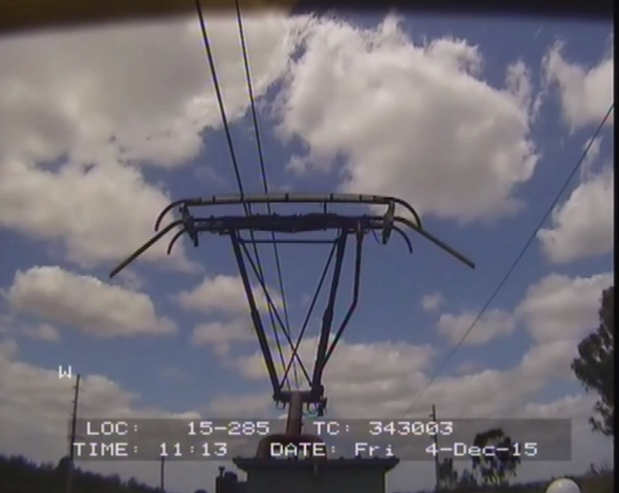
#> input picture Panto.png, 1237 x 986 px (shown at 1/2 size)
$ jupyter execute --allow-errors week3eek.ipynb
#> lines starting #> are read from the running program, lines starting #| are printed output that depends on the picture
[cell 1]
import cv2
image = cv2.imread('Panto.png')
#> image is the input picture: shape (986, 1237, 3); mean B, G, R 119.5, 110.4, 113.8
image_rgb = cv2.cvtColor(image, cv2.COLOR_BGR2RGB)

[cell 2]
import matplotlib.pyplot as plt
plt.imshow(image_rgb)

[cell 3]
gray_image = cv2.cvtColor(image, cv2.COLOR_BGR2GRAY)
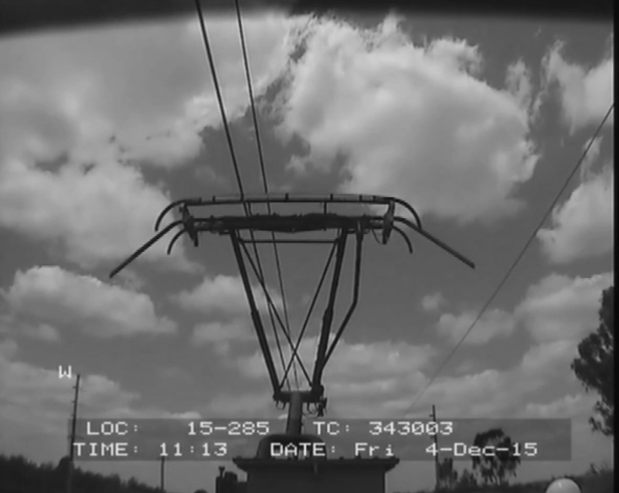
#> gray_image: shape (986, 1237) (shown at 1/2 size); min 6, max 234, mean 112.5
plt.imshow(gray_image, cmap='gray')

## Gray -> Gaussian Blur

[cell 4]
gaussian_blur_image = cv2.GaussianBlur(gray_image, (3, 3), 3)
plt.imshow(gaussian_blur_image, cmap='gray')

## Trying a column as a signal

[cell 5]
gray_image.shape
#> Out = (986, 1237)

[cell 6]
plt.figure(figsize=(20,5))
s = gray_image[:,600]
#> s = 986 values, max 199 at index 175, min 19 at index 858, mean 100.3
b = gaussian_blur_image[:,600]
#> b = 986 values, max 199 at index 175, min 23 at index 880, mean 100.3
plt.plot(s)
plt.plot(b)
#> (the rest of this cell did not finish here and is left out)

# Blur -> Edge(Canny)

[cell 7]
edges = cv2.Canny(gaussian_blur_image, 30, 150)
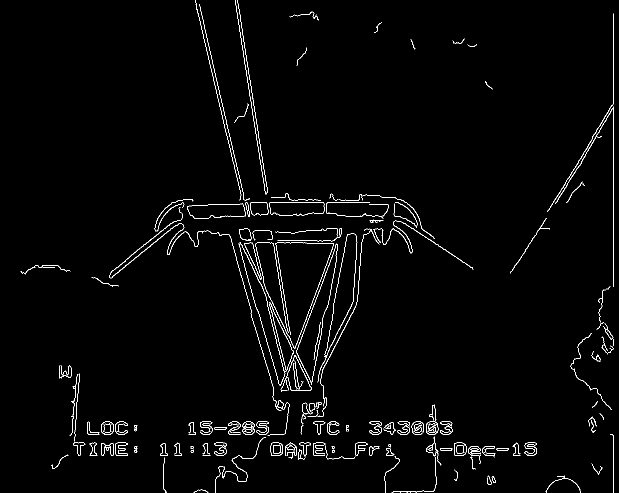
#> edges: shape (986, 1237) (shown at 1/2 size); 1.7% white in thin lines or dots
#edges = cv2.Canny(gaussian_blur_image, 200, 250)
plt.imshow(edges, cmap='gray')

$ run again, with signal.png copied over Panto.png
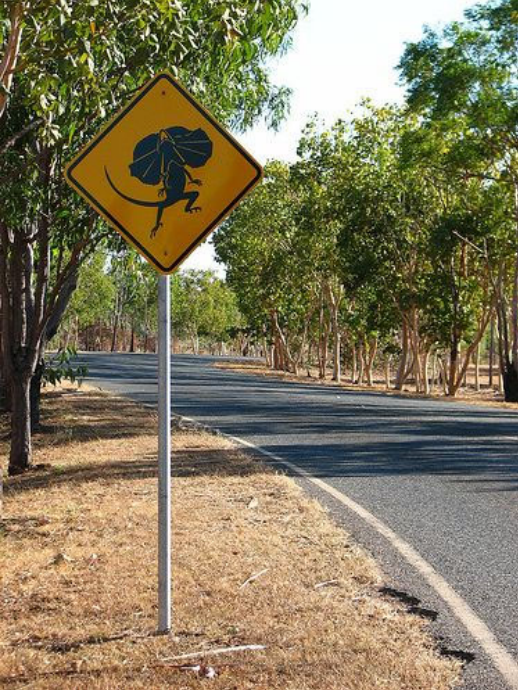
#> input picture signal.png, 518 x 690 px
#> image is the input picture: shape (690, 518, 3); mean B, G, R 91.6, 120.6, 129.5
#> `gray_image = cv2.cvtColor(image, cv2.COLOR_BGR2GRAY)`:
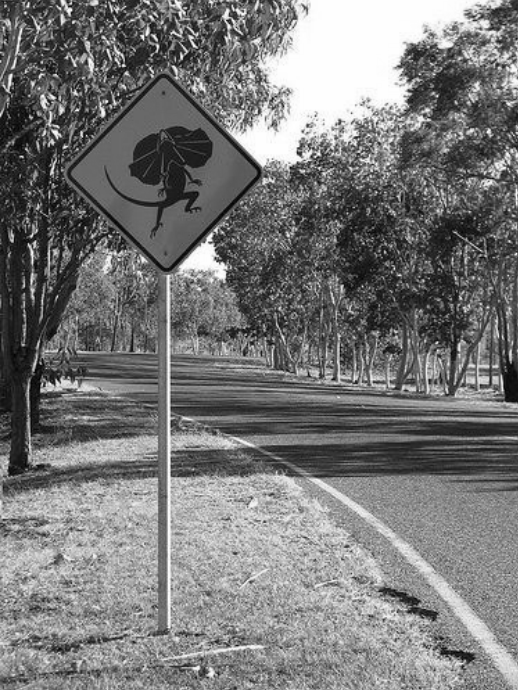
#> gray_image: shape (690, 518); min 1, max 255, mean 120
#> `edges = cv2.Canny(gaussian_blur_image, 30, 150)`:
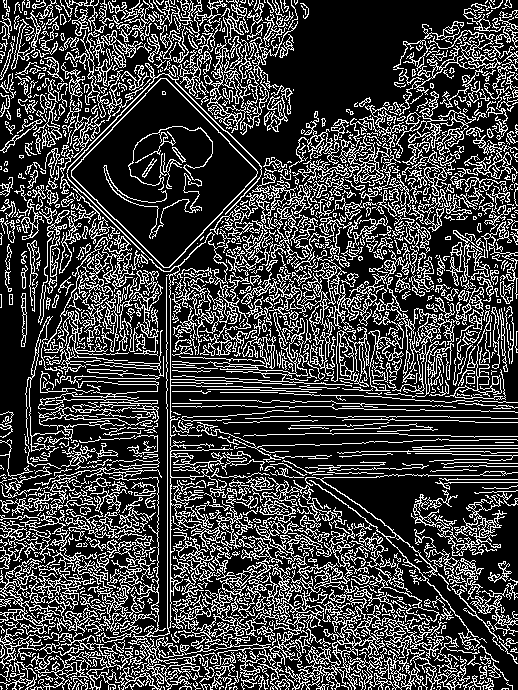
#> edges: shape (690, 518); 25.7% white in thin lines or dots
